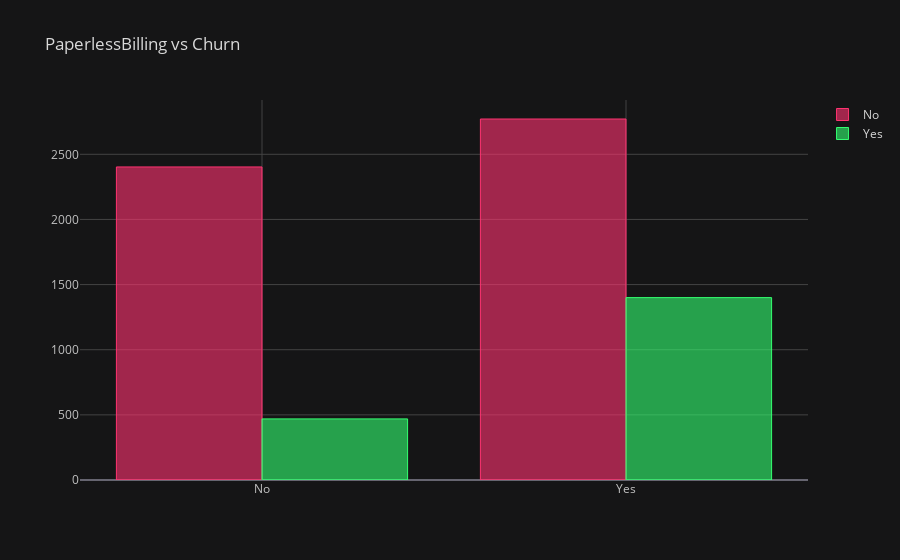

The notebook cell saved with this chart:
### Markdown cell above
#### Observation
1. As the years in tenure increases, less customer are churning

### Code cell
df = pd.crosstab(churn['PaperlessBilling'], churn['Churn'])
iplot(df.iplot(asFigure=True, kind='bar',title='PaperlessBilling vs Churn', theme='solar',colors={'Yes':'#33FF70', 'No':'#FF3371'}))

### Figure 1 — Plotly figure (JSON) as saved in the notebook; plotly's stock layout.template omitted (floating-point values rounded to 4 significant figures)
{"data": [{"marker": {"color": "rgba(255, 51, 113, 0.6)", "line": {"color": "#FF3371", "width": 1}}, "name": "No", "orientation": "v", "text": "", "type": "bar", "x": ["No", "Yes"], "y": [2403, 2771]}, {"marker": {"color": "rgba(51, 255, 112, 0.6)", "line": {"color": "#33FF70", "width": 1}}, "name": "Yes", "orientation": "v", "text": "", "type": "bar", "x": ["No", "Yes"], "y": [469, 1400]}], "layout": {"legend": {"bgcolor": "#151516", "font": {"color": "#D9D9D9"}}, "paper_bgcolor": "#151516", "plot_bgcolor": "#151516", "title": {"font": {"color": "#D9D9D9"}, "text": "PaperlessBilling vs Churn"}, "xaxis": {"gridcolor": "#434343", "showgrid": true, "tickfont": {"color": "#C2C2C2"}, "title": {"font": {"color": "#D9D9D9"}, "text": ""}, "zerolinecolor": "#666570"}, "yaxis": {"gridcolor": "#434343", "showgrid": true, "tickfont": {"color": "#C2C2C2"}, "title": {"font": {"color": "#D9D9D9"}, "text": ""}, "zerolinecolor": "#666570"}}}
